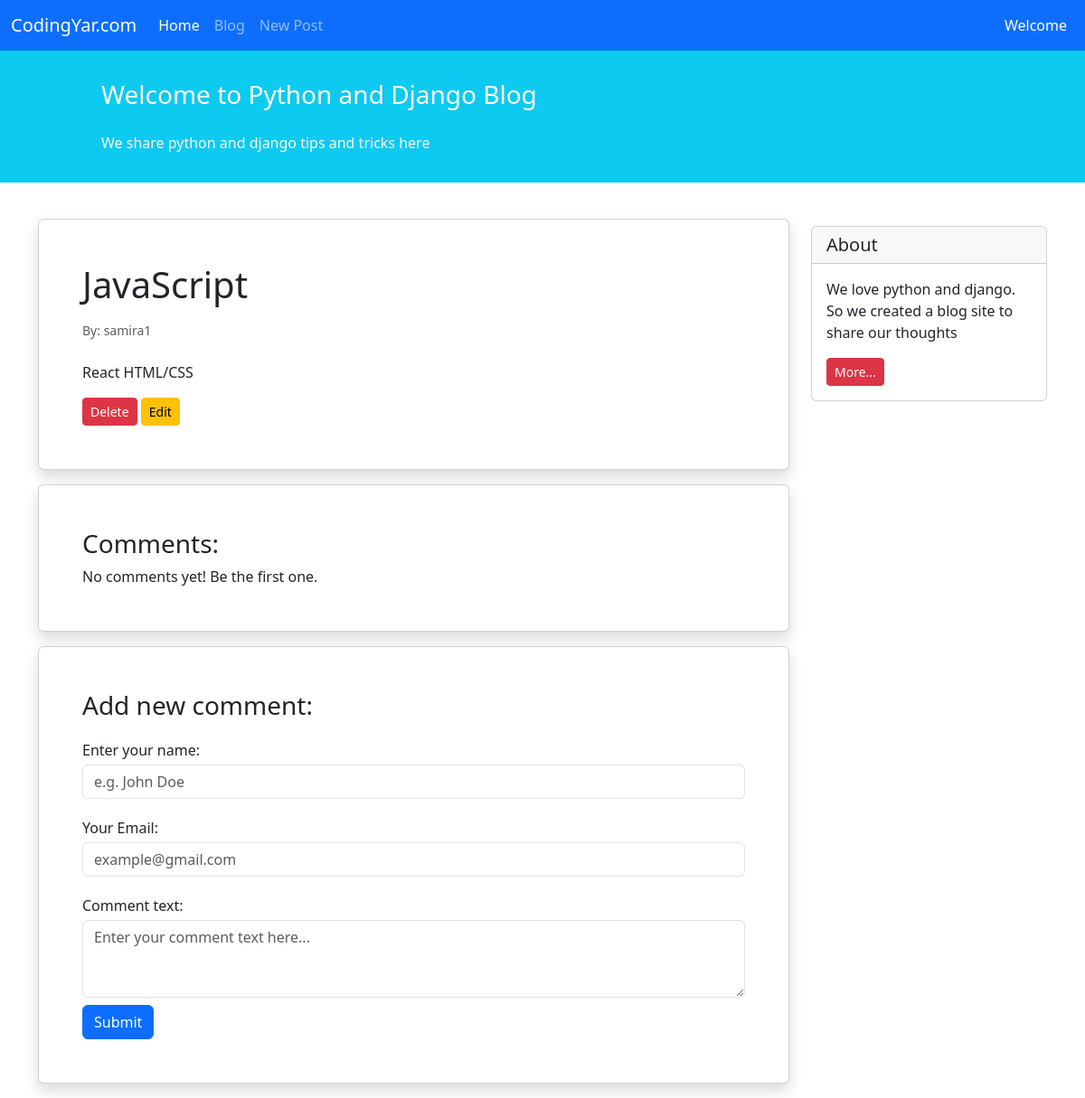
The page /blog/7/ on the database as committed earlier.
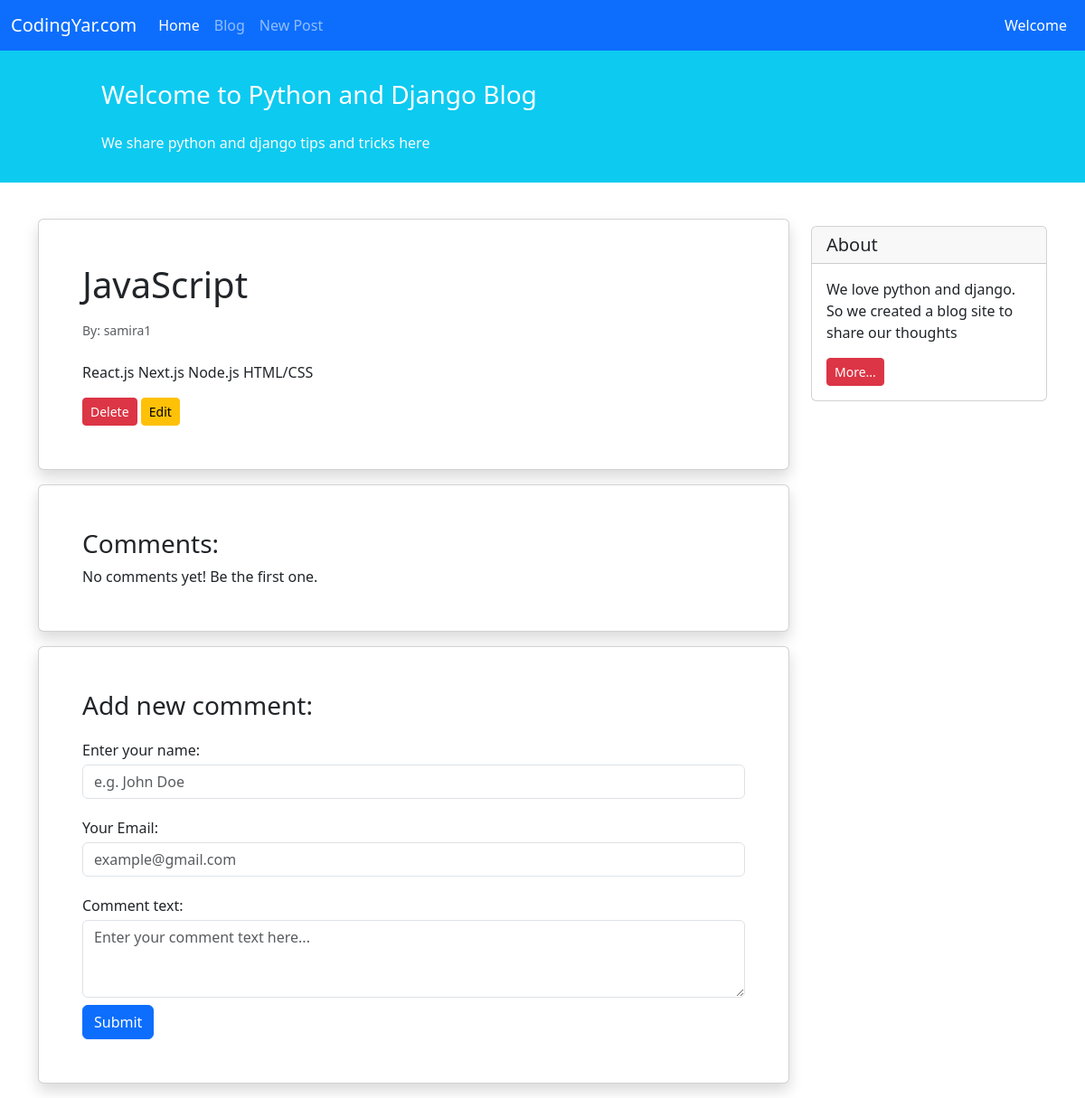
The same page on the database as committed later.
### blog/models.py (models this page shows, shortened)
class Post(models.Model):
    STATUS_CHOICES = (
        ('pub','Published'),
        ('drf','Draft'),
    )
    title = models.CharField(max_length=100)
    text = models.TextField()
    author = models.ForeignKey('auth.User', on_delete=models.CASCADE)
    datetime_created = models.DateTimeField(auto_now_add=True)
    datetime_modified = models.DateTimeField(auto_now=True)
    status = models.CharField(choices=STATUS_CHOICES, max_length=3)

### blog/views.py (the view)
# urls.py: path('<int:pk>/', views.PostDetailView.as_view(), name='post_detail'),
class PostDetailView(generic.DetailView):
    model = Post
    template_name = 'blog/post_detail.html'
    context_object_name = 'post'

### blog/templates/blog/post_detail.html (shortened to what this page needs)
{% extends "_base.html" %}
{% block content %}
<div class="container mt-4">
  <div class="row">
    <div class="col-9">
      <div class="card shadow my-3 p-5">
        <h1>{{ post.title }}</h1>
        <p class="small text-muted mt-2">By: {{ post.author }}</p>
        <p class="mt-2">{{ post.text }}</p>
        <div>
          <a href='{% url 'post_delete' post.id %}' class="btn btn-sm btn-danger">Delete</a>
          <a href='{% url 'post_update' post.id %}' class="btn btn-sm btn-warning">Edit</a>
        </div>
      </div>
      <div class="card shadow my-3 p-5">
        <h3>Comments:</h3>
        No comments yet! Be the first one.
      </div>
      <div class="card shadow my-3 p-5">
        <h3>Add new comment:</h3>
        <form method="POST">
          <div class="form-group py-2">
            <label class="py-1" for="author_name">Enter your name:</label>
            <input
              type="text"
              class="form-control"
              placeholder="e.g. John Doe"
              name="author_name"
            />
          </div>
          <div class="form-group py-2">
            <label class="py-1" for="email">Your Email:</label>
            <input
              type="email"
              class="form-control"
              placeholder="example@gmail.com"
              name="email"
            />
          </div>
          <div class="form-group py-2">
            <label class="py-1" for="comment_text">Comment text:</label>
            <textarea
              class="form-control"
              name="text"
              rows="3"
              placeholder="Enter your comment text here..."
            ></textarea>
          </div>
          <button type="submit" class="btn btn-primary">Submit</button>
        </form>
      </div>
    </div>
    <div class="col-3">
      <div class="card my-4">
        <h5 class="card-header">About</h5>
        <div class="card-body">
          <p class="card-text">
            We love python and django. So we created a blog site to share our
            thoughts
          </p>
          <a href="#" class="btn btn-sm btn-danger"> More... </a>
        </div>
      </div>
    </div>
  </div>
</div>
{% endblock content %}

Rows that differ between the two databases and show on the page:
changed Post "JavaScript": text "React HTML/CSS" → "React.js Next.js Node.js HTML/CSS"
